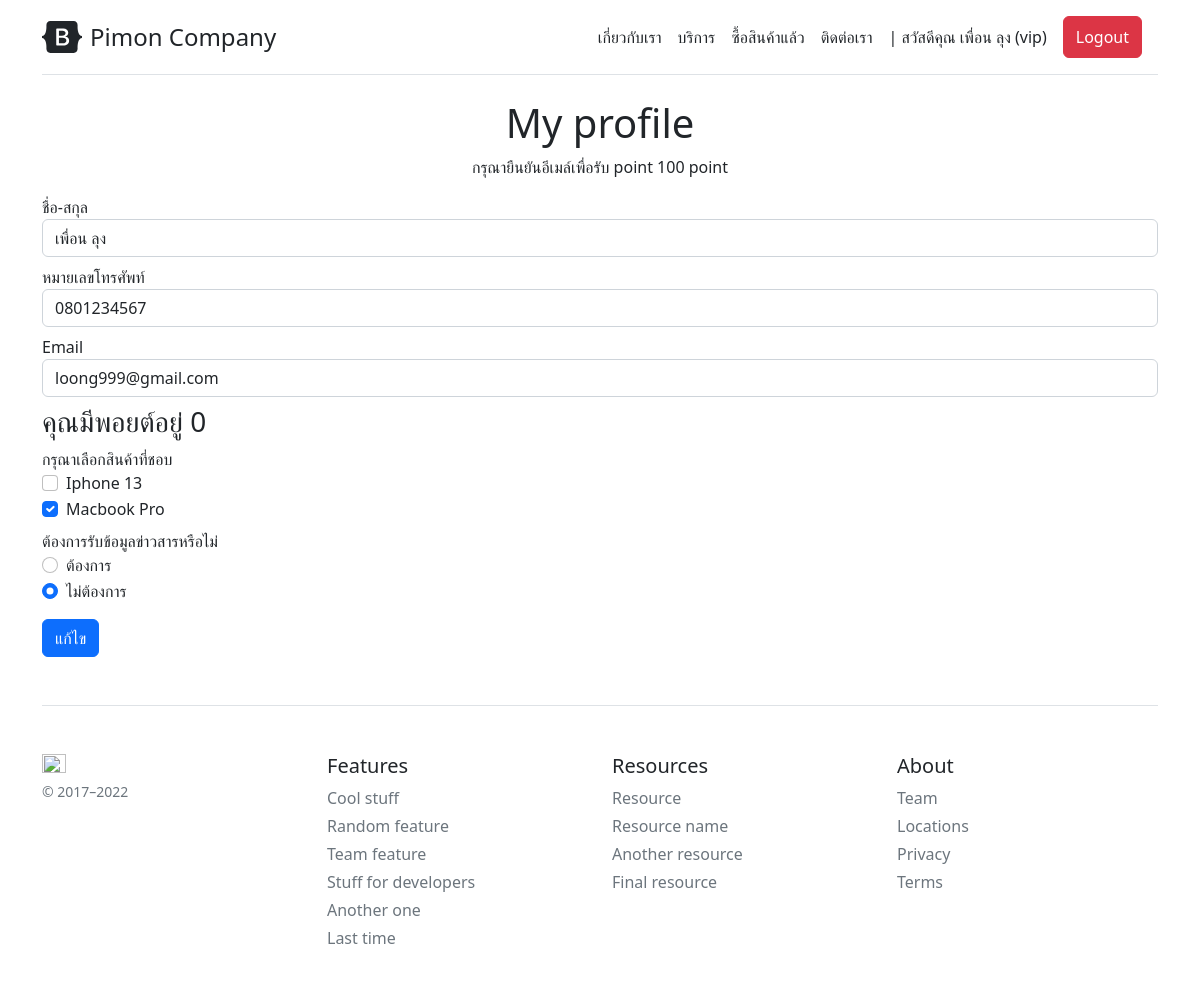
The page /profile (signed in) on the database its author committed.
### company/models.py (models this page shows, shortened)
class Profile(models.Model):
    user = models.OneToOneField(User, on_delete=models.CASCADE)
    usertype = models.CharField(max_length=100, default='member')
    point = models.IntegerField(default=0)
    tel = models.CharField(max_length=20, null=True, blank=True)
    verified = models.BooleanField(default=False)
    verified_token = models.CharField(max_length=100, default='no token')

### company/views.py (the view)
# urls.py: path('profile', ProfilePage, name='profile-page'),
@login_required
def ProfilePage(req):
	context = {}
	profileuser = Profile.objects.get(user=req.user)
	context['profile'] = profileuser
	return render(req, 'company/profile.html', context)

### company/template/company/profile.html (shortened to what this page needs)
{% extends 'company/base.html' %}
{% block content %}
<center>
    <h1>My profile</h1>
        {% if user.profile.verified == False %}
            <p>กรุณายืนยันอีเมล์เพื่อรับ point 100 point</p>
        {% endif %}
</center>
{% if message %}
    <h2>{{message}}</h2>
{% else %}
    <form method="POST">
        <div class="form-group mb-2">
            <label for="fullname">ชื่อ-สกุล</label>
            <input type="text" class="form-control" id="fullname" name="fullname" value="{{profile.user.first_name}}" required>
        </div>
        <div class="form-group mb-2">
            <label for="tel">หมายเลขโทรศัพท์</label>
            <input type="text" class="form-control" id="tel" name="tel" value="{{profile.tel}}">
        </div>
        <div class="form-group mb-2">
            <label for="username">Email</label>
            <input type="text" class="form-control" id="username" name="username" value="{{profile.user.username}}" required>
        </div>
        <h3>คุณมีพอยต์อยู่ {{profile.point}}</h3>
        <div class="form-group mb-2">
            <h9 class="mt-2">กรุณาเลือกสินค้าที่ชอบ</h9>
            <div class="form-check">
                <input class="form-check-input" type="checkbox" value="" id="flexCheckDefault">
                <label class="form-check-label" for="flexCheckDefault">
                  Iphone 13
                </label>
            </div>
            <div class="form-check">
                <input class="form-check-input" type="checkbox" value="" id="flexCheckChecked" checked>
                <label class="form-check-label" for="flexCheckChecked">
                Macbook Pro
                </label>
            </div>
        </div>
        <div class="form-group mb-2">
            <h9 class='mt-2'>ต้องการรับข้อมูลข่าวสารหรือไม่</h9>
            <div class="form-check">
              <input class="form-check-input" type="radio" name="flexRadioDefault" id="flexRadioDefault1">
              <label class="form-check-label" for="flexRadioDefault1">
                ต้องการ
              </label>
            </div>
            <div class="form-check">
              <input class="form-check-input" type="radio" name="flexRadioDefault" id="flexRadioDefault2" checked>
              <label class="form-check-label" for="flexRadioDefault2">
                ไม่ต้องการ
              </label>
            </div>
        </div>
        <button type="submit" class="btn btn-primary mt-2">แก้ไข</button>
    </form>
{% endif %}
{% endblock content %}

### company/template/company/base.html (shortened to what this page needs)
{% load static %}
<!doctype html>
<html lang="en">
  <head>
<link href="{% static 'CSS/bootstrap.min.css' %}" rel="stylesheet">
    <link href="https://getbootstrap.com/docs/5.2/examples/pricing/pricing.css" rel="stylesheet">
    <link rel="stylesheet" href="https://cdnjs.cloudflare.com/ajax/libs/font-awesome/4.7.0/css/font-awesome.min.css">
  </head>
  <body>
<div class="container py-3">
  <header>
    <div class="d-flex flex-column flex-md-row align-items-center pb-3 mb-4 border-bottom">
      <a href="/" class="d-flex align-items-center text-dark text-decoration-none">
        <span class="fs-4">Pimon Company</span>
      </a>
        {% if user.profile.usertype == 'accountant' %}
          <nav class="d-inline-flex mt-2 mt-md-0 ms-md-auto">
            <a class="me-3 py-2 text-dark text-decoration-none" href="{% url 'accountant-page' %}">รายการติดต่อ</a>
          </nav>
        {% else %}
            <nav class="d-inline-flex mt-2 mt-md-0 ms-md-auto">
              <a class="me-3 py-2 text-dark text-decoration-none" href="{% url 'about-page' %}">เกี่ยวกับเรา</a>
              <a class="me-3 py-2 text-dark text-decoration-none" href="#">บริการ</a>
              <a class="me-3 py-2 text-dark text-decoration-none" href="#">ซื้อสินค้าแล้ว</a>
              <a class="me-3 py-2 text-dark text-decoration-none" href="{% url 'contact-page' %}">ติดต่อเรา</a>
            </nav>
        {% endif %}
        {% if user.is_authenticated %}
          <a class="me-3 py-2 text-dark text-decoration-none" href="{% url 'profile-page' %}">| สวัสดีคุณ {{user.first_name}} {{user.last_name}} ({{user.profile.usertype}})</a>
          <a class="me-3 py-2 text-dark text-decoration-none btn btn-danger text-white" href="{% url 'logout' %}">Logout</a>
        {% else %}
          <a class="me-3 py-2 text-dark text-decoration-none btn btn-primary text-white" href="{% url 'login' %}">Login</a>
        {% endif %}
    </div>
  </header>
  <main>
    {% block content %}
    {% endblock content %}
  </main>
  <footer class="pt-4 my-md-5 pt-md-5 border-top">
    <div class="row">
      <div class="col-12 col-md">
        <img class="mb-2" src="https://getbootstrap.com/docs/5.2/assets/brand/bootstrap-logo.svg" alt="" width="24" height="19">
        <small class="d-block mb-3 text-muted">&copy; 2017–2022</small>
      </div>
      <div class="col-6 col-md">
        <h5>Features</h5>
        <ul class="list-unstyled text-small">
          <li class="mb-1"><a class="link-secondary text-decoration-none" href="#">Cool stuff</a></li>
          <li class="mb-1"><a class="link-secondary text-decoration-none" href="#">Random feature</a></li>
          <li class="mb-1"><a class="link-secondary text-decoration-none" href="#">Team feature</a></li>
          <li class="mb-1"><a class="link-secondary text-decoration-none" href="#">Stuff for developers</a></li>
          <li class="mb-1"><a class="link-secondary text-decoration-none" href="#">Another one</a></li>
          <li class="mb-1"><a class="link-secondary text-decoration-none" href="#">Last time</a></li>
        </ul>
      </div>
      <div class="col-6 col-md">
        <h5>Resources</h5>
        <ul class="list-unstyled text-small">
          <li class="mb-1"><a class="link-secondary text-decoration-none" href="#">Resource</a></li>
          <li class="mb-1"><a class="link-secondary text-decoration-none" href="#">Resource name</a></li>
          <li class="mb-1"><a class="link-secondary text-decoration-none" href="#">Another resource</a></li>
          <li class="mb-1"><a class="link-secondary text-decoration-none" href="#">Final resource</a></li>
        </ul>
      </div>
      <div class="col-6 col-md">
        <h5>About</h5>
        <ul class="list-unstyled text-small">
          <li class="mb-1"><a class="link-secondary text-decoration-none" href="#">Team</a></li>
          <li class="mb-1"><a class="link-secondary text-decoration-none" href="#">Locations</a></li>
          <li class="mb-1"><a class="link-secondary text-decoration-none" href="#">Privacy</a></li>
          <li class="mb-1"><a class="link-secondary text-decoration-none" href="#">Terms</a></li>
        </ul>
      </div>
    </div>
  </footer>
</div>
  </body>
</html>

### rows shown on the page
Profile: fullname "เพื่อน ลุง", tel "0801234567", username "loong999@gmail.com", point "0"

### other values the page prints
{{ user.first_name }} "เพื่อน ลุง"
{{ user.profile.usertype }} "vip"
